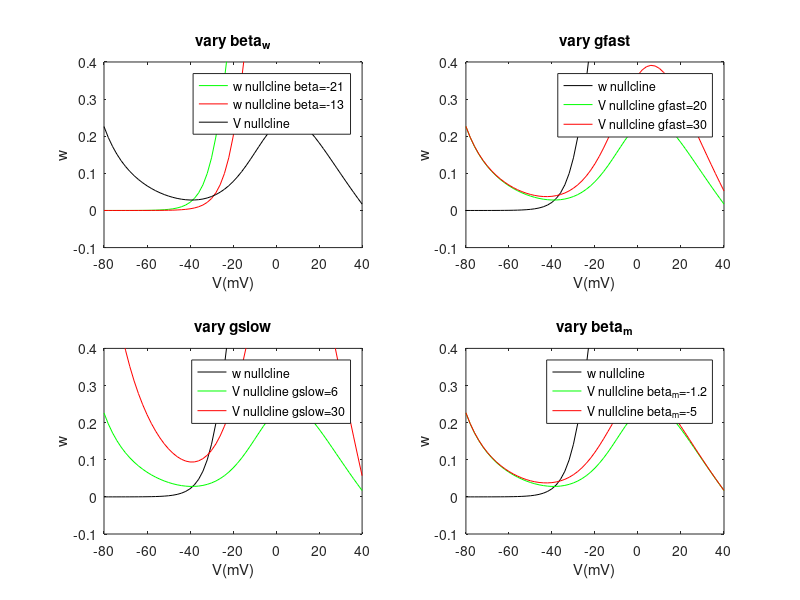

MATLAB code for this plot:
function degeneracy
%% Fig 8
%% default
clc
clear

V=-80:2:40;
C=2;
Istim=70;

ENa=50;
Ek=-100;
El=-70;

gfast=20;
gslow=20;
gl=2;

beta_m=-1.2;
beta_w=-21;
gamma_m=18;
gamma_w=10;

minf=.5*(1+tanh((V-beta_m)/gamma_m));
winf=.5*(1+tanh((V-beta_w)/gamma_w));
tau_w=1./cosh((V-beta_w)/(2*gamma_w));

phi=0.15;

figure('units','normalized','outerposition',[0 0 1 1])
%% A

%beta=-21 Normal
beta_w=-21;
winf=.5*(1+tanh((V-beta_w)/gamma_w));
tau_w=1./cosh((V-beta_w)/(2*gamma_w));
nullclinew1=winf;

%beta=-13, Neuropathic
beta_w=-13;
winf=.5*(1+tanh((V-beta_w)/gamma_w));
tau_w=1./cosh((V-beta_w)/(2*gamma_w));
nullclinew2=winf;

nullclineV_stim=(-gfast*minf.*(V-ENa)-gl.*(V-El)+Istim)./(gslow*(V-Ek));
subplot(2,2,1);
plot(V,nullclinew1,'g',V,nullclinew2,'r',V,nullclineV_stim,'k');
title('vary beta_w');
ylabel('w');
xlabel('V(mV)');
ylim([-0.1 0.4]);
legend('w nullcline beta=-21','w nullcline beta=-13','V nullcline');
%% B
%back to default
beta_w=-21;
winf=.5*(1+tanh((V-beta_w)/gamma_w));
nullclinew=winf;

%Normal gfast=20
gfast=20;
nullclineV_stim1=(-gfast*minf.*(V-ENa)-gl.*(V-El)+Istim)./(gslow*(V-Ek));
%Normal gfast=30
gfast=30;
nullclineV_stim2=(-gfast*minf.*(V-ENa)-gl.*(V-El)+Istim)./(gslow*(V-Ek));

subplot(2,2,2);
plot(V,nullclinew,'k',V,nullclineV_stim1,'g',V,nullclineV_stim2,'r');
title('vary gfast');
ylabel('w');
xlabel('V(mV)');
ylim([-0.1 0.4]);
legend('w nullcline','V nullcline gfast=20','V nullcline gfast=30');
%% C
%back to default
gfast=20;

%Normal gslow=20
gslow=20;
nullclineV_stim1=(-gfast*minf.*(V-ENa)-gl.*(V-El)+Istim)./(gslow*(V-Ek));
%Normal gslow=6
gslow=6;
nullclineV_stim2=(-gfast*minf.*(V-ENa)-gl.*(V-El)+Istim)./(gslow*(V-Ek));

subplot(2,2,3);
plot(V,nullclinew,'k',V,nullclineV_stim1,'g',V,nullclineV_stim2,'r');
title('vary gslow');
ylabel('w');
xlabel('V(mV)');
ylim([-0.1 0.4]);
legend('w nullcline','V nullcline gslow=6','V nullcline gslow=30');
%% D
%back to default
gslow=20;

%beta_m=-1.2 Normal
beta_m=-1.2;
minf=.5*(1+tanh((V-beta_m)/gamma_m));
nullclineV_stim1=(-gfast*minf.*(V-ENa)-gl.*(V-El)+Istim)./(gslow*(V-Ek));

%beta_m=-5, Neuropathic
beta_m=-5;
minf=.5*(1+tanh((V-beta_m)/gamma_m));
nullclineV_stim2=(-gfast*minf.*(V-ENa)-gl.*(V-El)+Istim)./(gslow*(V-Ek));

subplot(2,2,4);
plot(V,nullclinew,'k',V,nullclineV_stim1,'g',V,nullclineV_stim2,'r');
title('vary beta_m');
ylabel('w');
xlabel('V(mV)');
ylim([-0.1 0.4]);
legend('w nullcline','V nullcline beta_m=-1.2','V nullcline beta_m=-5');
%%
end